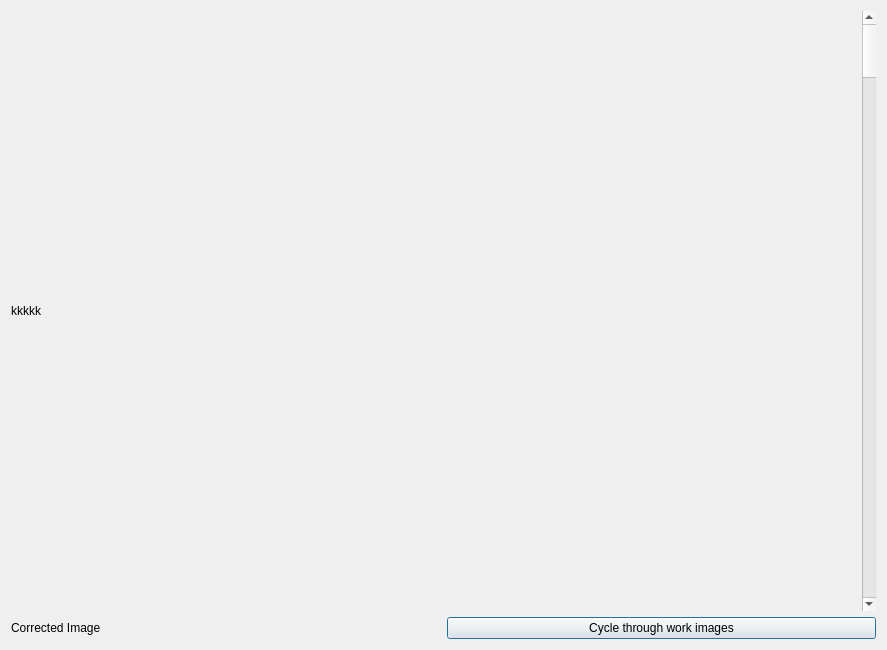
<?xml version="1.0" encoding="UTF-8"?>
<ui version="4.0">
 <class>CamCalibrationReviewDlg</class>
 <widget class="QDialog" name="CamCalibrationReviewDlg">
  <property name="geometry">
   <rect>
    <x>0</x>
    <y>0</y>
    <width>887</width>
    <height>633</height>
   </rect>
  </property>
  <property name="windowTitle">
   <string>Expected Pattern found.</string>
  </property>
  <layout class="QVBoxLayout" name="verticalLayout">
   <item>
    <layout class="QHBoxLayout" name="horizontalLayout">
     <item>
      <widget class="QLabel" name="input">
       <property name="sizePolicy">
        <sizepolicy hsizetype="Ignored" vsizetype="Ignored">
         <horstretch>1</horstretch>
         <verstretch>0</verstretch>
        </sizepolicy>
       </property>
       <property name="minimumSize">
        <size>
         <width>600</width>
         <height>600</height>
        </size>
       </property>
       <property name="text">
        <string>kkkkk</string>
       </property>
      </widget>
     </item>
     <item>
      <widget class="QScrollBar" name="verticalScrollBar">
       <property name="orientation">
        <enum>Qt::Vertical</enum>
       </property>
      </widget>
     </item>
    </layout>
   </item>
   <item>
    <layout class="QHBoxLayout" name="horizontalLayout_2">
     <item>
      <widget class="QLabel" name="imageType">
       <property name="text">
        <string>Corrected Image</string>
       </property>
      </widget>
     </item>
     <item>
      <widget class="QPushButton" name="Overlay">
       <property name="text">
        <string>Cycle through work images</string>
       </property>
      </widget>
     </item>
    </layout>
   </item>
  </layout>
 </widget>
 <resources/>
 <connections/>
</ui>
